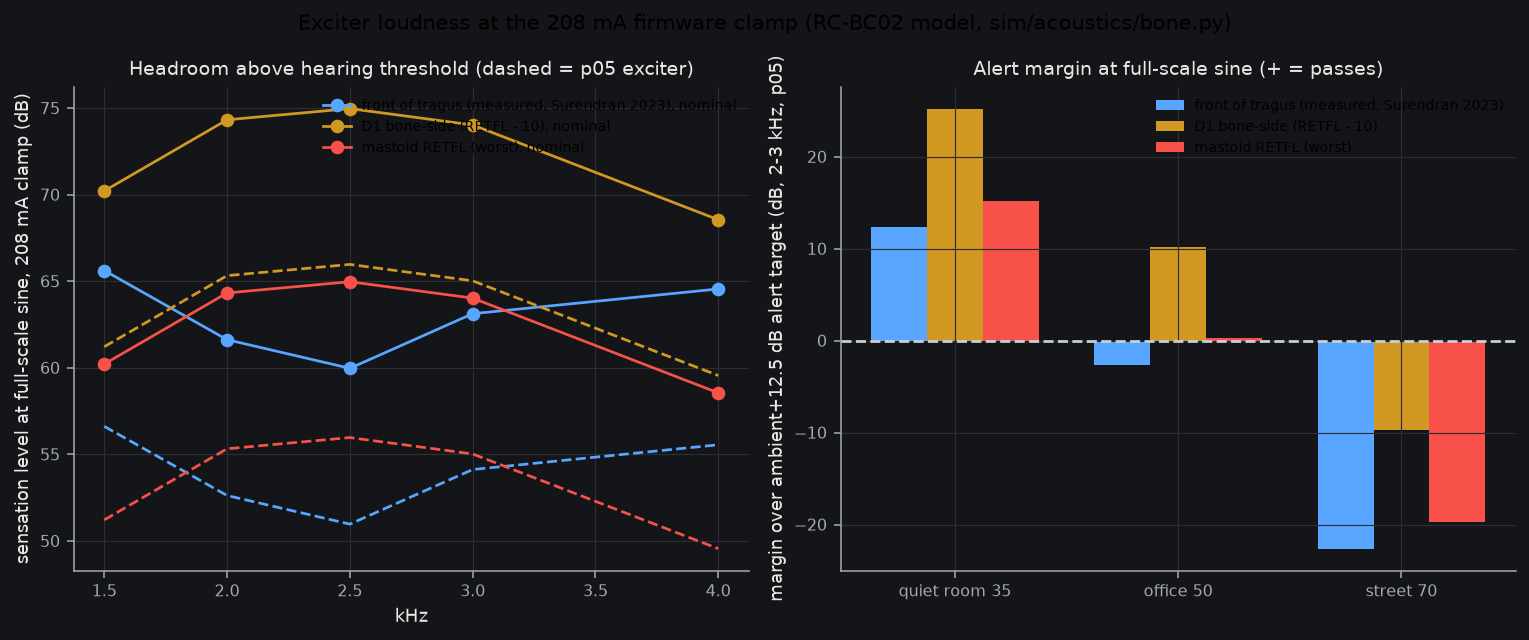

The Python source for this figure:
"""Loudness proof: 208 mA clamp -> exciter force -> sensation level -> vs ambient. Numbers: docs/proof/electrical/loudness.md."""
import json, sys, pathlib
import numpy as np
root = pathlib.Path(__file__).resolve().parents[3]
sys.path.insert(0, str(root / "tools")); import plotstyle; plotstyle.apply()
import matplotlib.pyplot as plt
d = json.load(open(root / "sim/acoustics/out/bone_results.json"))["headline_per_volt"]
F = np.array([1500, 2000, 2500, 3000, 4000])
Ft = np.array([d[f"{f}Hz"]["F_level_db_re_1uN_per_V_terminal"] for f in F])   # dB re 1 uN per 1 V rms at the terminals, nominal
lo = np.array([d[f"{f}Hz"]["terminal_p05"] for f in F])
RETFL = dict(zip([1250,1500,1600,2000,2500,3000,3150,4000],[39.0,36.5,35.5,31.0,29.5,30.0,31.0,35.5]))
retfl = np.interp(F, list(RETFL), list(RETFL.values()))
front = np.array([31.1, 33.7, 34.5, 30.9, 29.5])           # Surendran 2023 front site, from bone_results thr_front_measured
sites = {"front of tragus (measured, Surendran 2023)": front, "D1 bone-side (RETFL - 10)": retfl - 10, "mastoid RETFL (worst)": retfl}
q = np.array([0.0, -1.3, -4.0, -5.8, -5.4])                 # air hearing threshold, dB SPL (ISO 226:2003, rounded)
# drive
vdd, re_, rp, imax = 3.045, 8.0, 1.3, 0.208
v_full = vdd; i_full = vdd / (re_ + rp)
v_t_pk = imax * re_; v_t_rms = v_t_pk / 2**.5
p_mw = imax**2 * re_ / 2 * 1e3
clamp_db = 20*np.log10(imax / i_full)
Fl = Ft + 20*np.log10(v_t_rms)                              # force level at clamp, full-scale sine
print("full I %.0f mA, clamp %.0f mA (%.1f dB); Vpk term %.2f V, Vrms %.2f V, P %.0f mW" % (i_full*1e3, imax*1e3, clamp_db, v_t_pk, v_t_rms, p_mw))
print("F level", Fl.round(1), "p05", (lo + 20*np.log10(v_t_rms)).round(1))
for k, t in sites.items(): print(k, "SL", (Fl - t).round(1), "SL p05", (Fl - 9.0 - t).round(1))
# ambient: band level in the 1.5-4 kHz region ~ dBA - 11 (assumed spectrum), masked-tone threshold = band - 4 (critical ratio)
amb = {"quiet room 35": 35, "office 50": 50, "street 70": 70}
BAND = -11
res = {}
for site, t in sites.items():
    sl = Fl - 9.0 - t                                       # use p05 exciter (-9 dB) = pessimistic coupling/placement spread
    spl_eq = sl + q                                         # equivalent eardrum SPL of the exciter signal, dB
    for a, dba in amb.items():
        need = dba + BAND + 12.5 - 0                        # +10..15 above ambient band level (mid 12.5)
        res[(site, a)] = (spl_eq - need)
    print(site, "eq SPL", spl_eq.round(1))
fig, ax = plt.subplots(1, 2, figsize=(11, 4.6))
cols = ["#58a6ff", "#d29922", "#f85149"]
for (k, t), c in zip(sites.items(), cols):
    ax[0].plot(F/1e3, Fl - t, "-o", color=c, label=k + ", nominal")
    ax[0].plot(F/1e3, Fl - 9 - t, "--", color=c)
ax[0].set_xlabel("kHz"); ax[0].set_ylabel("sensation level at full-scale sine, 208 mA clamp (dB)")
ax[0].set_title("Headroom above hearing threshold (dashed = p05 exciter)")
ax[0].legend(fontsize=7)
site = list(sites)[1]
x = np.arange(len(amb)); w = .25
for i, (k, c) in enumerate(zip(sites, cols)):
    m = [res[(k, a)][1:4].mean() for a in amb]
    ax[1].bar(x + (i-1)*w, m, w, color=c, label=k)
ax[1].axhline(0, color="#c9d1d9", ls="--"); ax[1].set_xticks(x); ax[1].set_xticklabels(list(amb))
ax[1].set_ylabel("margin over ambient+12.5 dB alert target (dB, 2-3 kHz, p05)")
ax[1].set_title("Alert margin at full-scale sine (+ = passes)")
ax[1].legend(fontsize=7)
fig.suptitle("Exciter loudness at the 208 mA firmware clamp (RC-BC02 model, sim/acoustics/bone.py)")
fig.tight_layout(); fig.savefig(pathlib.Path(__file__).with_name("loudness.png"), dpi=140)
for k in sites: print(k, {a: res[(k, a)].round(1).tolist() for a in amb})
